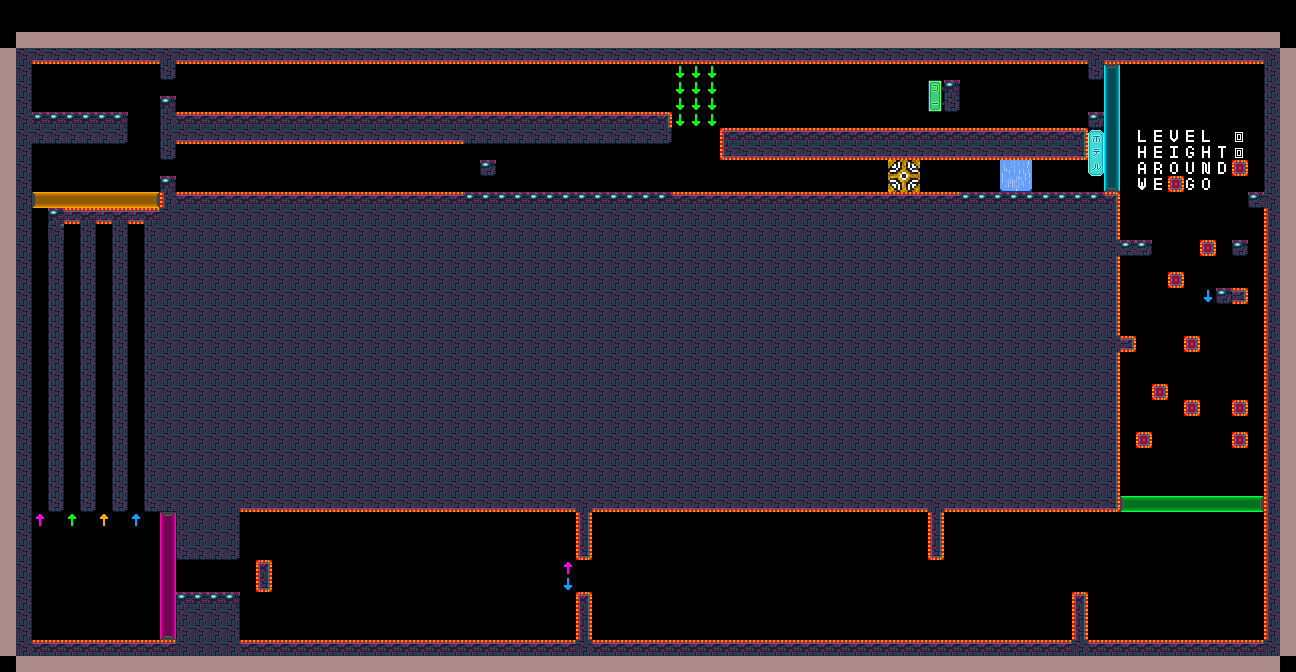

Tiled map render using the project's own tile images. Description and the map definition, with tile-layer contents summarised, below:
An orthogonal 81x42 tile map with 16x16 px tiles, 6 tile layers (Decoration, Filling, Collision, Wall_of_death, ...), 8 hidden layers not drawn, 11 tilesets and 4 objects (down, left, up, right).

<map version="1.8" tiledversion="1.8.2" orientation="orthogonal" renderorder="right-down" width="81" height="42" tilewidth="16" tileheight="16" infinite="0" nextlayerid="21" nextobjectid="5">
 <tileset firstgid="1" source="../tilesets/01_utilities.tsx" />
 <tileset firstgid="3" source="../tilesets/02_portal.tsx" />
 <tileset firstgid="27" source="../tilesets/03_futuristic_city.tsx" />
 <tileset firstgid="51" source="../tilesets/04_gravity_switch.tsx" />
 <tileset firstgid="67" source="../tilesets/05_gravity_flow.tsx" />
 <tileset firstgid="79" source="../tilesets/06_wall_of_death.tsx" />
 <tileset firstgid="95" source="../tilesets/07_gravity_walls.tsx" />
 <tileset firstgid="143" source="../tilesets/08_gravity_walls_open.tsx" />
 <tileset firstgid="191" source="../tilesets/09_arrow.tsx" />
 <tileset firstgid="195" source="../tilesets/10_alpha.tsx" />
 <tileset firstgid="225" source="../tilesets/11_alpha_key.tsx" />
 <objectgroup id="12" name="gravity_walls" locked="1" />
 <objectgroup id="9" name="gravity_switch" locked="1">
  <object id="1" type="down" x="1104" y="64" width="16" height="128" />
  <object id="2" type="left" x="1120" y="496" width="144" height="16" />
  <object id="3" type="up" x="160" y="512" width="16" height="128" />
  <object id="4" type="right" x="32" y="192" width="128" height="16" />
 </objectgroup>
 <layer id="20" name="Gw_orange_open" width="81" height="42" visible="0" locked="1">
  <data>[3402 cells, 0 non-empty, 0 distinct tile ids]</data>
 </layer>
 <layer id="19" name="Gw_green_open" width="81" height="42" visible="0" locked="1">
  <data>[3402 cells, 0 non-empty, 0 distinct tile ids]</data>
 </layer>
 <layer id="18" name="Gw_rose_open" width="81" height="42" visible="0" locked="1">
  <data>[3402 cells, 0 non-empty, 0 distinct tile ids]</data>
 </layer>
 <layer id="17" name="Gw_blue_open" width="81" height="42" visible="0" locked="1">
  <data>[3402 cells, 0 non-empty, 0 distinct tile ids]</data>
 </layer>
 <layer id="16" name="Gw_orange" width="81" height="42" visible="0" locked="1">
  <data>[3402 cells, 0 non-empty, 0 distinct tile ids]</data>
 </layer>
 <layer id="15" name="Gw_green" width="81" height="42" visible="0" locked="1">
  <data>[3402 cells, 0 non-empty, 0 distinct tile ids]</data>
 </layer>
 <layer id="14" name="Gw_rose" width="81" height="42" visible="0" locked="1">
  <data>[3402 cells, 0 non-empty, 0 distinct tile ids]</data>
 </layer>
 <layer id="13" name="Gw_blue" width="81" height="42" visible="0" locked="1">
  <data>[3402 cells, 0 non-empty, 0 distinct tile ids]</data>
 </layer>
 <layer id="11" name="Decoration" width="81" height="42" locked="1">
  <data>[3402 cells, 57 non-empty, 9 distinct tile ids]</data>
 </layer>
 <layer id="10" name="Filling" width="81" height="42" locked="1">
  <data>[3402 cells, 1149 non-empty, 28 distinct tile ids]</data>
 </layer>
 <layer id="8" name="Collision" width="81" height="42" locked="1">
  <data>[3402 cells, 195 non-empty, 16 distinct tile ids]</data>
 </layer>
 <layer id="5" name="Wall_of_death" width="81" height="42" locked="1">
  <data>[3402 cells, 407 non-empty, 14 distinct tile ids]</data>
 </layer>
 <layer id="2" name="Border" width="81" height="42" locked="1">
  <data>[3402 cells, 234 non-empty, 1 distinct tile ids]</data>
 </layer>
 <layer id="1" name="IO" width="81" height="42" locked="1">
  <data>[3402 cells, 12 non-empty, 12 distinct tile ids]</data>
 </layer>
</map>
